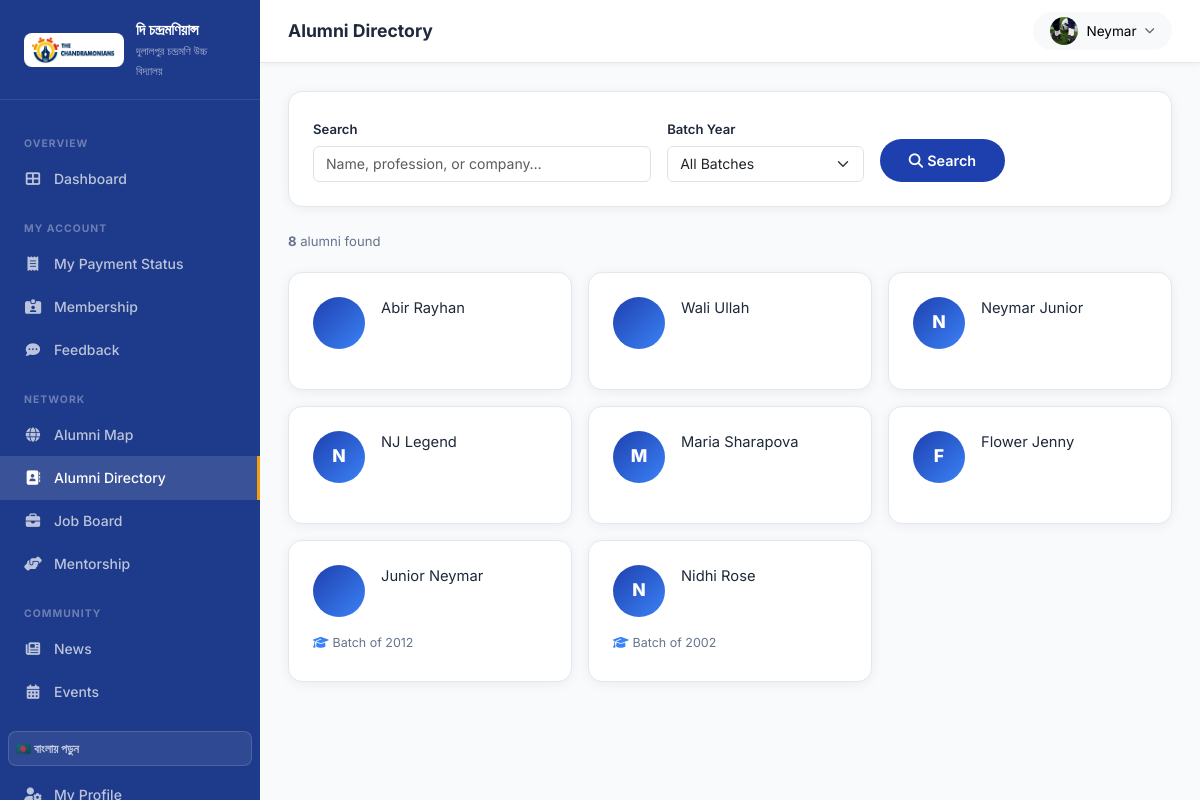
The page /Alumni/Directory/ (signed in) on the database as committed earlier.
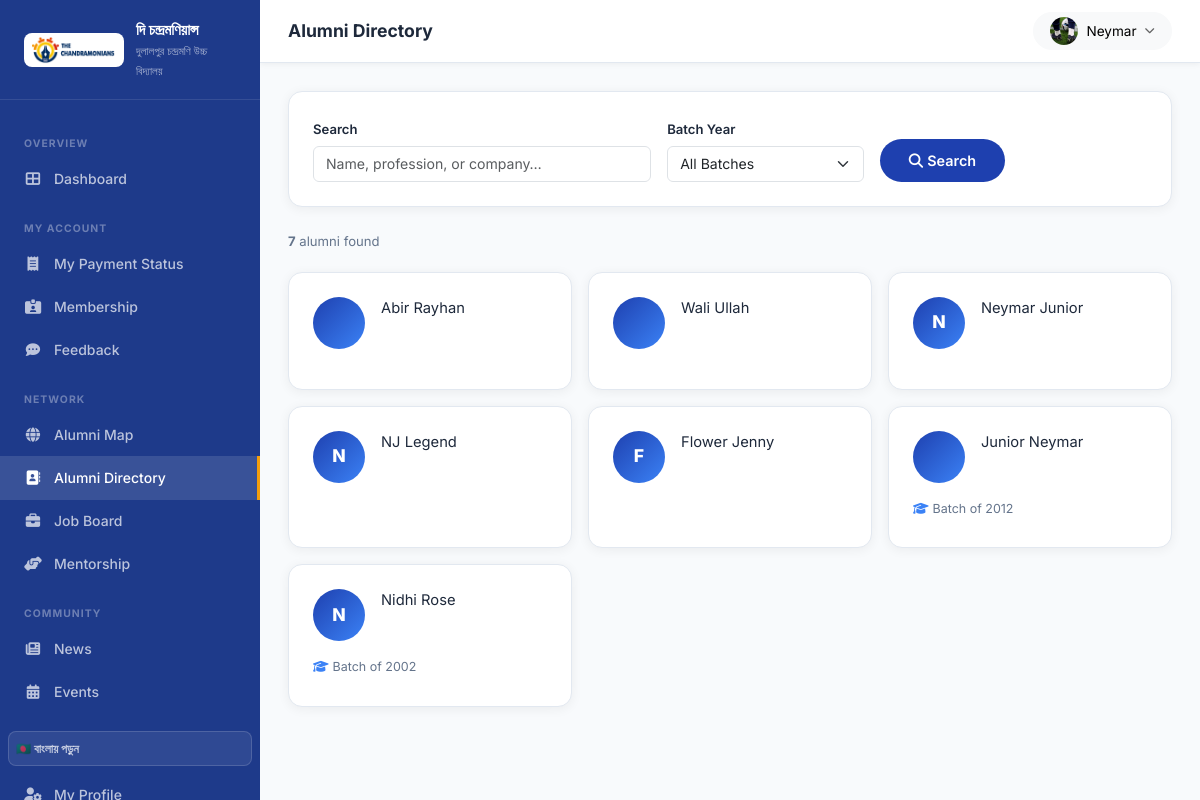
The same page on the database as committed later.
### app/models.py (models this page shows, shortened)
class Alumni(models.Model):
    admin = models.OneToOneField(CustomUser, on_delete=models.CASCADE)
    address = models.TextField(default='')
    gender = models.CharField(max_length=100)
    passing_year = models.CharField(max_length=20, null=True, blank=True)
    phone = models.CharField(max_length=30, null=True, blank=True)
    profession = models.CharField(max_length=200, blank=True)
    company = models.CharField(max_length=200, blank=True)
    linkedin_url = models.URLField(blank=True)
    bio = models.TextField(blank=True)
    map_country = models.CharField(max_length=3, blank=True, help_text='Optional country code for the Alumni Map.')
    map_visible = models.BooleanField(default=False, help_text='Show my selected country on the public Alumni Map.')
    created_at = models.DateTimeField(auto_now_add=True)
    updated_at = models.DateTimeField(auto_now=True)

class CustomUser(AbstractUser):
    USER_TYPE_CHOICES = (
        ('1', 'HOD'),
        ('2', 'Staff'),
        ('3', 'Alumni'),
        ('4', 'Student'),
    )
    email = models.EmailField(unique=True)
    user_type = models.CharField(choices=USER_TYPE_CHOICES, max_length=10, default='4')
    profile_pic = models.ImageField(upload_to='profile_pic', storage=ProfilePictureStorage(), blank=True, null=True)
    USERNAME_FIELD = 'email'
    REQUIRED_FIELDS = ['username']

### webapp/Member_Views.py (the view)
# urls.py: path('Alumni/Directory/', Member_Views.alumni_directory_view, name='alumni_directory'),
@login_required(login_url='/login')
def alumni_directory_view(request):
    batch = request.GET.get('batch', '')
    profession = request.GET.get('profession', '')
    search = request.GET.get('q', request.GET.get('search', '')).strip()
    qs = Alumni.objects.select_related('admin').all()
    if batch:
        qs = qs.filter(passing_year=batch)
    if profession:
        qs = qs.filter(profession__icontains=profession)
    if search:
        qs = qs.filter(
            Q(admin__first_name__icontains=search) | Q(admin__last_name__icontains=search)
            | Q(profession__icontains=search) | Q(company__icontains=search)
        )
    batch_years = (
        Alumni.objects.values_list('passing_year', flat=True)
        .distinct().exclude(passing_year=None).order_by('passing_year')
    )
    return render(request, 'members/directory.html', {
        'alumni_list': qs,
        'batch_years': batch_years,
        'filter_batch': batch,
        'search': search,
    })

### app/profile_storage.py (called while the page is built)
    def url(self, name):
        if name.startswith('avatars/'):
            return reverse('profile_picture', args=[self._picture_id(name)])
        return default_storage.url(name)

### templates/members/directory.html (shortened to what this page needs)
{% extends 'base.html' %}
{% load static %}
{% block page_title %}Alumni Directory{% endblock %}
{% block content %}
<div class="card-custom p-4 mb-4">
  <form method="get" class="row g-3 align-items-end">
    <div class="col-md-5">
      <label class="form-label fw-600" style="font-size:.82rem;">Search</label>
      <input type="text" name="q" value="{{ request.GET.q }}" class="form-control" placeholder="Name, profession, or company…" style="font-size:.88rem;">
    </div>
    <div class="col-md-3">
      <label class="form-label fw-600" style="font-size:.82rem;">Batch Year</label>
      <select name="batch" class="form-select" style="font-size:.88rem;">
        <option value="">All Batches</option>
      </select>
    </div>
    <div class="col-md-2">
      <button type="submit" class="btn-primary-custom btn w-100">
        <i class="fas fa-search me-1"></i>Search
      </button>
    </div>
  </form>
</div>
{% if alumni_list %}
<p style="font-size:.82rem;color:var(--text-muted);margin-bottom:1.25rem;">
  <strong>{{ alumni_list|length }}</strong> alumni found
</p>
{% endif %}
<div class="row g-3">
  {% for alumni in alumni_list %}
  <div class="col-md-6 col-lg-4">
    <div class="card-custom p-4 h-100">
      <div class="d-flex gap-3 align-items-start">
        <div style="width:52px;height:52px;background:linear-gradient(135deg,var(--primary) 0%,var(--primary-light) 100%);border-radius:50%;display:flex;align-items:center;justify-content:center;color:#fff;font-size:1.1rem;font-weight:800;flex-shrink:0;">
          {{ alumni.admin.first_name|first|upper }}
        </div>
        <div class="flex-grow-1 overflow-hidden">
          <div class="fw-700" style="font-size:.92rem;color:var(--text);white-space:nowrap;overflow:hidden;text-overflow:ellipsis;">
            {{ alumni.admin.first_name }} {{ alumni.admin.last_name }}
          </div>
        </div>
      </div>
      <div class="mt-3">
        {% if alumni.passing_year %}
        <div style="font-size:.78rem;color:var(--text-muted);margin-bottom:.3rem;">
          <i class="fas fa-graduation-cap me-1" style="color:var(--primary-light);"></i>Batch of {{ alumni.passing_year }}
        </div>
        {% endif %}
      </div>
    </div>
  </div>
  {% endfor %}
</div>
{% endblock %}

Rows that differ between the two databases and show on the page:
removed Alumni: admin.first_name|first "M", admin.first_name "Maria", admin.last_name "Sharapova"
Other text that changed with them:
{{ alumni_list|length }}: "8" → "7"
